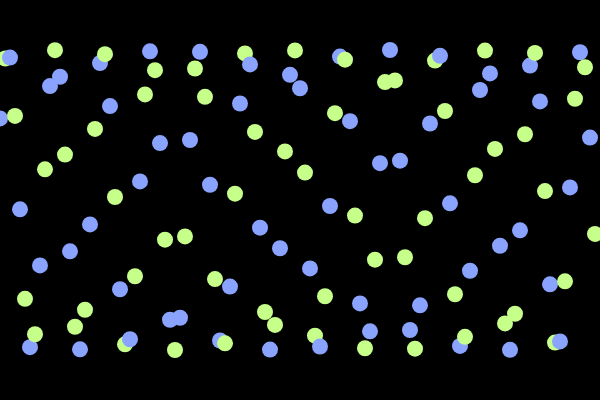
Frame 1 (no input)
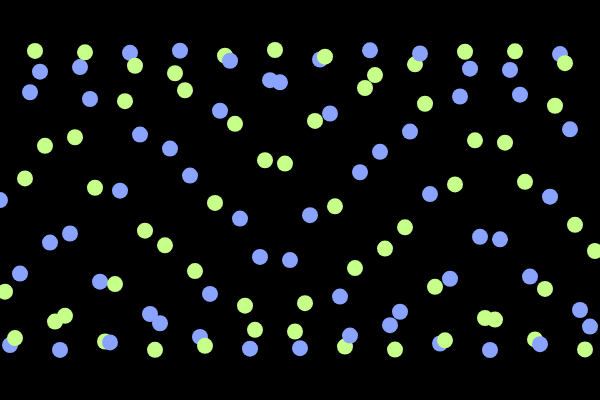
Frame 60 (no input)
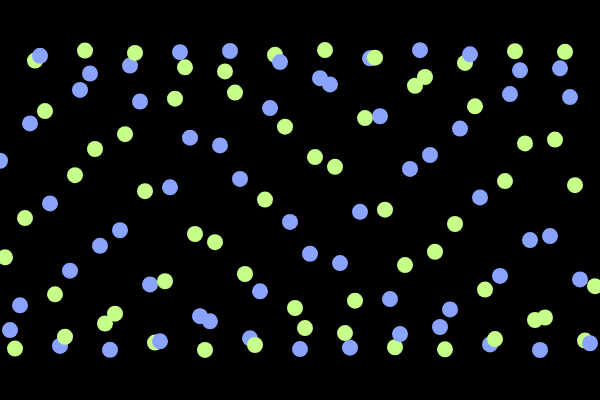
Frame 120 (the mouse pressed at the canvas centre since frame 60)

The p5.js sketch that drew these frames (run headless with seeded random() and noise() and a simulated clock; from frame 60 on, the mouse is pressed at the canvas centre):

// p5.js sketch
// ── sketch.js
let w;
class Wave{
  constructor(amp,period,phase){
    this.amp = amp;
    this.period = period;
    this.phase = phase;
  }
  evaluate(x){
    return sin(this.phase + (TWO_PI * x)/this.period)* this.amp;
  }
  update(){
    this.phase += 0.5;
  }
}

function setup() {
  createCanvas(600, 400);
  w = new Wave(150,200,10);
}
let count = 0;
function draw() {
  background(0);
  
  for(let x = 0; x < width; x+= 5){
    let y = w.evaluate(x);
    count++;
    noStroke();
    
    //console.log(count);
    if(isEven(count)){
      fill("#c6ff89");
    } else {
      fill("#89a3ff");
    }
    ellipse(x,y+height/2,16);
    w.update();
  }
  
}
function isEven(value) {
	if (value%2 == 0)
		return true;
	else
		return false;
}
